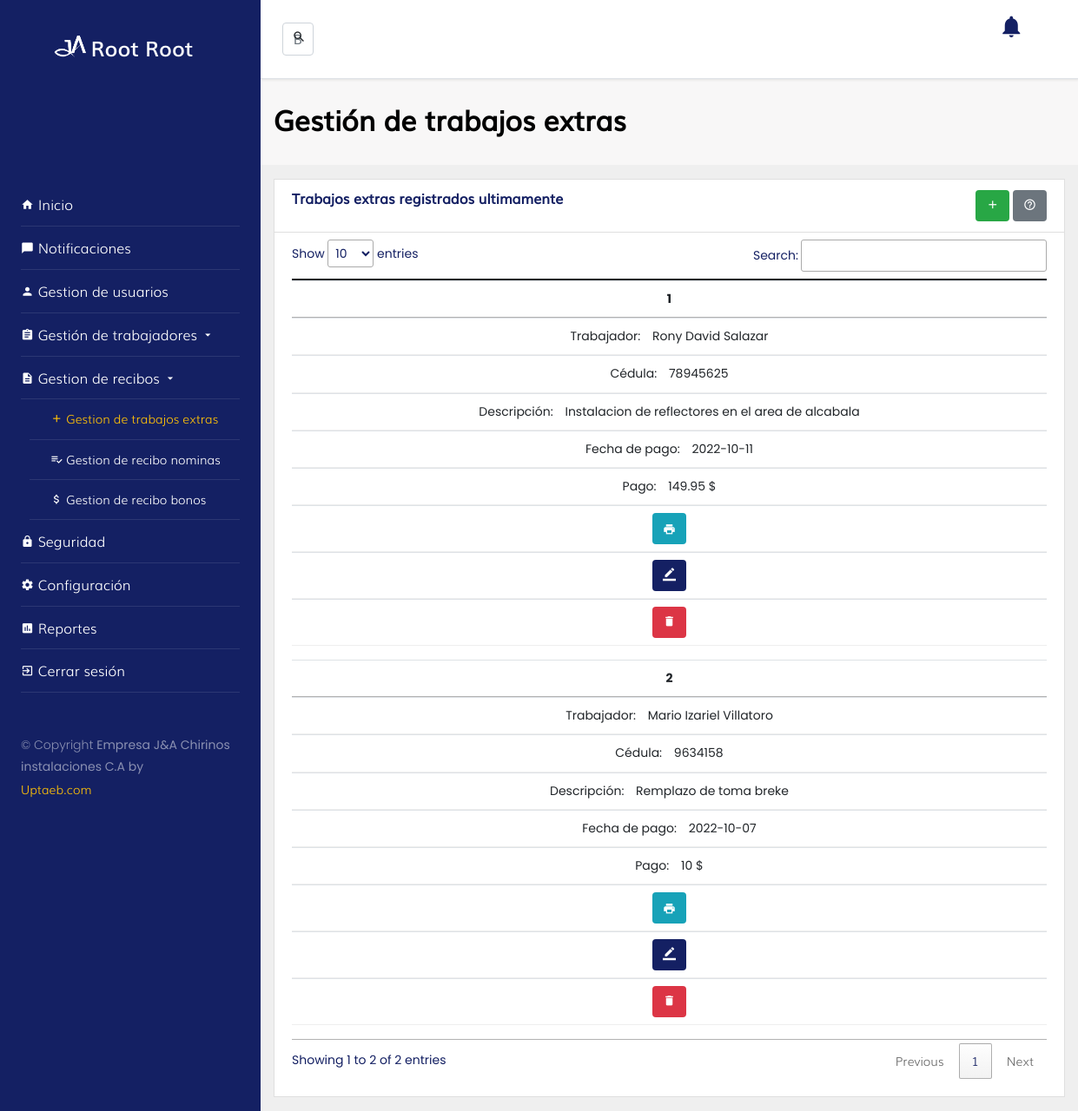
The app's page /?url=trabajos_extras (signed in) with its own data.
### tables this page shows
CREATE TABLE `trabajosextras` (
  `id_trabajosExtras` int(11) NOT NULL,
  `cedula_trabajador` varchar(8) DEFAULT NULL,
  `fecha_trabajo` date DEFAULT NULL,
  `descripcion_trabajo` varchar(210) DEFAULT NULL,
  `tipo_pago` varchar(15) DEFAULT NULL,
  `fecha_pago` date DEFAULT NULL,
  `descripcion` varchar(50) DEFAULT NULL,
  `cantidad` varchar(20) DEFAULT NULL,
  `total_unidad` varchar(20) DEFAULT NULL,
  `total_pagar` varchar(20) DEFAULT NULL,
  `status` int(11) DEFAULT NULL
);

CREATE TABLE `trabajadores` (
  `id_cargo` int(11) NOT NULL,
  `nombre` varchar(30) DEFAULT NULL,
  `apellido` varchar(30) DEFAULT NULL,
  `cedula` varchar(8) NOT NULL,
  `t_celular` varchar(5) DEFAULT NULL,
  `celular` varchar(10) DEFAULT NULL,
  `fecha_nacimiento` date DEFAULT NULL,
  `fecha_ingreso` date DEFAULT NULL,
  `correo` varchar(50) DEFAULT NULL,
  `estado` int(11) DEFAULT NULL
);

### content/controllers/trabajos_extrasController.php (called while the page is built, shortened)
<?php
$trabajos_extras = new Trabajos_extras();
$views = _VIEWS_.$url."/".$url.".php";
$consultarTrabajos_extras = $trabajos_extras -> consultar();
require_once $views;
?>

### index.php (called while the page is built, shortened)
<?php
    $IndexSystem = new frontController($_REQUEST);
?>

### content/models/trabajos_extras.php (called while the page is built, shortened)
<?php
  class Trabajos_extras extends Conexion {
      public function consultar(){
           $strSql = 'SELECT * FROM trabajosextras INNER JOIN trabajadores ON trabajosextras.cedula_trabajador = trabajadores.cedula INNER JOIN cargo ON trabajadores.id_cargo = cargo.id_cargo WHERE trabajosextras.status = 1';
            try {
              $strExec = Conexion::prepare($strSql);
              $strExec->execute();
              $respuestaArreglo = $strExec->fetchAll(PDO::FETCH_ASSOC);
              return $respuestaArreglo;
            } catch (PDOException $e) {
              $errorReturn += ['info' => "error sql:{$e}"];
              return $errorReturn;
            }
      }
    }
?>

### content/views/trabajos_extras/trabajos_extras.php (shortened to what this page needs)
<!doctype html>
  <html lang="en">
  <head>
  </head>
  <body class="bg-grey">
  <div class="d-flex">
    <div class="w-100">
      <section class="py-3" style="background-color: #F8F7F7;">
          <div class="container">
            <div class="row">
              <div class="col-lg-12 d-flex">
                <h2 class="font-weight-bold w-100 align-self-center" style="width: 100%;">Gestión de trabajos extras</h2>
              </div>
            </div>
          </div>
        </section>
        <section class="bg-grey" >
          <div class="container">
            <div class="row">
              <div class="col-lg-12 my-3">
                <div class="card rounded-0">
                  <div class="card-header bg-light">
                          <div class="row">
                              <div class="col-lg-8">
                                <h6  class="font-weight-bold mb-0">Trabajos extras registrados ultimamente</h6>
                              </div>
                              <div class="col-lg-4">
                                    <div class="float-right">
                                     <?php if(isset($operacionRTE)){ ?>
                                     <button type="button" class="btn btn-success pull-right" data-bs-toggle="modal" data-bs-target="#registrar" data-whatever="@mdo" data-bs-toggle="tooltip" data-bs-placement="top" title="registrar Cargo"><i class="icon-add" style="font-size: 15px"></i></button>
                                     <?php } ?>
                                     <button type="button" class="btn btn-secondary pull-right" data-bs-toggle="modal" data-bs-target="#ayuda" data-whatever="@mdo"><i class="icon-help_outline" style="font-size: 15px"></i></button>
                                    </div>
                              </div>
                          </div>
                  </div>
                  <div class="card-body pt-2">
                       <table class="table table-hover" id="tableID">
                              <thead>
                              </thead>
                              <tbody>
                               <?php $n=1; foreach ($consultarTrabajos_extras as $datos) { ?>
                                <tr align="center">
                                  <th scope="row"><?php echo $n++;?></th>
                                  <td><?php echo $datos['nombre']. ' ' . $datos['apellido']; ?></td>
                                  <td><?php echo $datos['cedula']; ?></td>
                                  <td><?php echo $datos['descripcion_trabajo']; ?></td>
                                  <td><?php echo $datos['fecha_pago']; ?></td>
                                  <td><?php echo $datos['total_pagar']. ' $ '; ?></td>
                                  <td>
                                   <a class="btn btn-info pull-right" href="?url=generarPDF&opcion=trabajos_extras<?php echo '$'.$datos['id_trabajosExtras']?>" target="_blank"><i class=" icon-print" style="font-size: 15px"></i></a>
                                  </td>
                                  <?php if(isset($operacionMTE)){ ?>
                                  <td>
                                    <button type="button" class="btn btn-primary pull-right" data-bs-toggle="modal" data-bs-target="#modificar<?php echo $n;?>" data-whatever="@mdo" data-toggle="tooltip" data-placement="top"><i class="icon-border_color" style="font-size: 15px"></i></button>
                                  </td>
                                  <?php } ?>
                                  <?php if(isset($operacionETE)){ ?>
                                  <td>
                                    <button type="button" onclick="eliminar(<?php echo $datos['id_trabajosExtras'];?>);" class="btn btn-danger pull-right" data-whatever="@mdo" data-toggle="tooltip" data-placement="top" title="eliminar"><i class="icon-delete" style="font-size: 15px"></i></button>
                                  </td>
                                  <?php } ?>
                                </tr>
                              <?php } ?>
                            </tbody>
                            </table>
                  </div>
                </div>
              </div>
            </div>
          </div>
        </section>
        </div>
    </div>
</body>
</html>

### assets/css/style.css (style rules this page uses)
:root { --primary: #142063; --secundary: #0a1138; --terc: #1f3ce4; --light: #ffffff; --grey: #efefef; }
html { height: 100%; }
body { min-height: 100%; }
body { overflow: auto!important; font-weight: 300; color: var(--primary); }
a { text-decoration: none; }
a { font-family: 'Muli7'!important; }
.bg-light { background-color: var(--light)!important; }
.btn { border: 0; }
.btn-primary { background-color: var(--primary)!important; }
.bg-grey { background-color: var(--grey)!important; }
.font-weight-bold { font-weight: bold; font-family: 'Muli1'; }
a { transition: background-color .5s; }

### assets/css/modulos/responsiveTrabajosE.php (style rules this page uses)
@media only screen 
    and (max-width: 760px), (min-device-width: 768px) 
    and (max-device-width: 1024px) { table, thead, tbody, th, td, tr { display: block; } }
@media only screen 
    and (max-width: 760px), (min-device-width: 768px) 
    and (max-device-width: 1024px) { tr { margin: 0 0 1rem 0; } }
@media only screen 
    and (max-width: 760px), (min-device-width: 768px) 
    and (max-device-width: 1024px) { tr:nth-child(odd) { background: #ccc; } }
@media only screen 
    and (max-width: 760px), (min-device-width: 768px) 
    and (max-device-width: 1024px) { td { border: none; border-bottom: 1px solid #eee; position: relative; padding-left: 50%; } }
@media only screen 
    and (max-width: 760px), (min-device-width: 768px) 
    and (max-device-width: 1024px) { td:before { position: right; top: 0; left: 6px; width: 45%; padding-right: 10px; white-space: nowrap; } }
@media only screen 
    and (max-width: 760px), (min-device-width: 768px) 
    and (max-device-width: 1024px) { td:nth-of-type(1):before { content: "Trabajador: "; } }
@media only screen 
    and (max-width: 760px), (min-device-width: 768px) 
    and (max-device-width: 1024px) { td:nth-of-type(2):before { content: "Cédula: "; } }
@media only screen 
    and (max-width: 760px), (min-device-width: 768px) 
    and (max-device-width: 1024px) { td:nth-of-type(3):before { content: "Descripción: "; } }
@media only screen 
    and (max-width: 760px), (min-device-width: 768px) 
    and (max-device-width: 1024px) { td:nth-of-type(4):before { content: "Fecha de pago: "; } }
@media only screen 
    and (max-width: 760px), (min-device-width: 768px) 
    and (max-device-width: 1024px) { td:nth-of-type(5):before { content: "Pago: "; } }

### records on screen
trabajosextras: cedula_trabajador.nombre "Rony David", cedula_trabajador.apellido "Salazar", cedula_trabajador.cedula "78945625", descripcion_trabajo "Instalacion de reflectores en el area de alcabala", fecha_pago "2022-10-11", total_pagar "149.95"
trabajosextras: cedula_trabajador.nombre "Mario Izariel", cedula_trabajador.apellido "Villatoro", cedula_trabajador.cedula "9634158", descripcion_trabajo "Remplazo de toma breke", fecha_pago "2022-10-07", total_pagar "10"

### other values on screen
$_SESSION['nombre'] "Root"
$_SESSION['apellido'] "Root"
